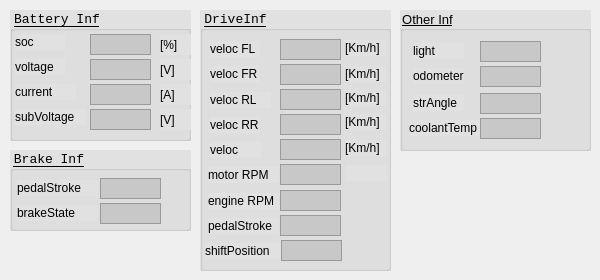
    <widget class="QWidget" name="tab_3">
     <attribute name="title">
      <string>VehicleInf</string>
     </attribute>
     <widget class="QGroupBox" name="groupBox">
      <property name="geometry">
       <rect>
        <x>10</x>
        <y>10</y>
        <width>181</width>
        <height>131</height>
       </rect>
      </property>
      <property name="font">
       <font>
        <family>Monospace</family>
        <pointsize>10</pointsize>
        <underline>true</underline>
       </font>
      </property>
      <property name="styleSheet">
       <string notr="true">background-color: rgb(225, 225, 225);</string>
      </property>
      <property name="title">
       <string>Battery Inf</string>
      </property>
      <widget class="QTextEdit" name="textEdit_viBattSOC">
       <property name="geometry">
        <rect>
         <x>80</x>
         <y>24</y>
         <width>61</width>
         <height>21</height>
        </rect>
       </property>
       <property name="font">
        <font>
         <pointsize>9</pointsize>
        </font>
       </property>
       <property name="styleSheet">
        <string notr="true">background-color: rgb(200, 200, 200);</string>
       </property>
       <property name="verticalScrollBarPolicy">
        <enum>Qt::ScrollBarAlwaysOff</enum>
       </property>
       <property name="readOnly">
        <bool>true</bool>
       </property>
      </widget>
      <widget class="QLabel" name="label">
       <property name="geometry">
        <rect>
         <x>5</x>
         <y>24</y>
         <width>50</width>
         <height>16</height>
        </rect>
       </property>
       <property name="font">
        <font>
         <pointsize>9</pointsize>
        </font>
       </property>
       <property name="text">
        <string>soc</string>
       </property>
      </widget>
      <widget class="QLabel" name="label_2">
       <property name="geometry">
        <rect>
         <x>150</x>
         <y>24</y>
         <width>31</width>
         <height>21</height>
        </rect>
       </property>
       <property name="font">
        <font>
         <pointsize>9</pointsize>
        </font>
       </property>
       <property name="text">
        <string>[%]</string>
       </property>
      </widget>
      <widget class="QLabel" name="label_3">
       <property name="geometry">
        <rect>
         <x>150</x>
         <y>49</y>
         <width>31</width>
         <height>21</height>
        </rect>
       </property>
       <property name="font">
        <font>
         <pointsize>9</pointsize>
        </font>
       </property>
       <property name="text">
        <string>[V]</string>
       </property>
      </widget>
      <widget class="QLabel" name="label_4">
       <property name="geometry">
        <rect>
         <x>5</x>
         <y>49</y>
         <width>50</width>
         <height>16</height>
        </rect>
       </property>
       <property name="font">
        <font>
         <pointsize>9</pointsize>
        </font>
       </property>
       <property name="text">
        <string>voltage</string>
       </property>
      </widget>
      <widget class="QTextEdit" name="textEdit_viBattVolt">
       <property name="geometry">
        <rect>
         <x>80</x>
         <y>49</y>
         <width>61</width>
         <height>21</height>
        </rect>
       </property>
       <property name="font">
        <font>
         <pointsize>9</pointsize>
        </font>
       </property>
       <property name="styleSheet">
        <string notr="true">background-color: rgb(200, 200, 200);</string>
       </property>
       <property name="verticalScrollBarPolicy">
        <enum>Qt::ScrollBarAlwaysOff</enum>
       </property>
       <property name="readOnly">
        <bool>true</bool>
       </property>
      </widget>
      <widget class="QLabel" name="label_5">
       <property name="geometry">
        <rect>
         <x>150</x>
         <y>74</y>
         <width>31</width>
         <height>21</height>
        </rect>
       </property>
       <property name="font">
        <font>
         <pointsize>9</pointsize>
        </font>
       </property>
       <property name="text">
        <string>[A]</string>
       </property>
      </widget>
      <widget class="QTextEdit" name="textEdit_viBattCurrent">
       <property name="geometry">
        <rect>
         <x>80</x>
         <y>74</y>
         <width>61</width>
         <height>21</height>
        </rect>
       </property>
       <property name="font">
        <font>
         <pointsize>9</pointsize>
        </font>
       </property>
       <property name="styleSheet">
        <string notr="true">background-color: rgb(200, 200, 200);</string>
       </property>
       <property name="verticalScrollBarPolicy">
        <enum>Qt::ScrollBarAlwaysOff</enum>
       </property>
       <property name="readOnly">
        <bool>true</bool>
       </property>
      </widget>
      <widget class="QLabel" name="label_6">
       <property name="geometry">
        <rect>
         <x>5</x>
         <y>74</y>
         <width>61</width>
         <height>16</height>
        </rect>
       </property>
       <property name="font">
        <font>
         <pointsize>9</pointsize>
        </font>
       </property>
       <property name="text">
        <string>current</string>
       </property>
      </widget>
      <widget class="QTextEdit" name="textEdit_viBattSubVolt">
       <property name="geometry">
        <rect>
         <x>80</x>
         <y>99</y>
         <width>61</width>
         <height>21</height>
        </rect>
       </property>
       <property name="font">
        <font>
         <pointsize>9</pointsize>
        </font>
       </property>
       <property name="styleSheet">
        <string notr="true">background-color: rgb(200, 200, 200);</string>
       </property>
       <property name="verticalScrollBarPolicy">
        <enum>Qt::ScrollBarAlwaysOff</enum>
       </property>
       <property name="readOnly">
        <bool>true</bool>
       </property>
      </widget>
      <widget class="QLabel" name="label_7">
       <property name="geometry">
        <rect>
         <x>150</x>
         <y>99</y>
         <width>31</width>
         <height>21</height>
        </rect>
       </property>
       <property name="font">
        <font>
         <pointsize>9</pointsize>
        </font>
       </property>
       <property name="text">
        <string>[V]</string>
       </property>
      </widget>
      <widget class="QLabel" name="label_8">
       <property name="geometry">
        <rect>
         <x>5</x>
         <y>99</y>
         <width>71</width>
         <height>16</height>
        </rect>
       </property>
       <property name="font">
        <font>
         <pointsize>9</pointsize>
        </font>
       </property>
       <property name="text">
        <string>subVoltage</string>
       </property>
      </widget>
     </widget>
     <widget class="QGroupBox" name="groupBox_20">
      <property name="geometry">
       <rect>
        <x>200</x>
        <y>10</y>
        <width>191</width>
        <height>261</height>
       </rect>
      </property>
      <property name="font">
       <font>
        <family>Monospace</family>
        <pointsize>10</pointsize>
        <underline>true</underline>
       </font>
      </property>
      <property name="styleSheet">
       <string notr="true">background-color: rgb(225, 225, 225);</string>
      </property>
      <property name="title">
       <string>DriveInf</string>
      </property>
      <widget class="QTextEdit" name="textEdit_viVelocFR">
       <property name="geometry">
        <rect>
         <x>80</x>
         <y>54</y>
         <width>61</width>
         <height>21</height>
        </rect>
       </property>
       <property name="font">
        <font>
         <pointsize>9</pointsize>
        </font>
       </property>
       <property name="styleSheet">
        <string notr="true">background-color: rgb(200, 200, 200);</string>
       </property>
       <property name="verticalScrollBarPolicy">
        <enum>Qt::ScrollBarAlwaysOff</enum>
       </property>
       <property name="readOnly">
        <bool>true</bool>
       </property>
      </widget>
      <widget class="QLabel" name="label_119">
       <property name="geometry">
        <rect>
         <x>10</x>
         <y>56</y>
         <width>50</width>
         <height>16</height>
        </rect>
       </property>
       <property name="font">
        <font>
         <pointsize>9</pointsize>
        </font>
       </property>
       <property name="text">
        <string>veloc FR</string>
       </property>
      </widget>
      <widget class="QTextEdit" name="textEdit_viVelocFL">
       <property name="geometry">
        <rect>
         <x>80</x>
         <y>29</y>
         <width>61</width>
         <height>21</height>
        </rect>
       </property>
       <property name="font">
        <font>
         <pointsize>9</pointsize>
        </font>
       </property>
       <property name="styleSheet">
        <string notr="true">background-color: rgb(200, 200, 200);</string>
       </property>
       <property name="verticalScrollBarPolicy">
        <enum>Qt::ScrollBarAlwaysOff</enum>
       </property>
       <property name="readOnly">
        <bool>true</bool>
       </property>
      </widget>
      <widget class="QLabel" name="label_120">
       <property name="geometry">
        <rect>
         <x>10</x>
         <y>31</y>
         <width>50</width>
         <height>16</height>
        </rect>
       </property>
       <property name="font">
        <font>
         <pointsize>9</pointsize>
        </font>
       </property>
       <property name="text">
        <string>veloc FL</string>
       </property>
      </widget>
      <widget class="QTextEdit" name="textEdit_viVelocRR">
       <property name="geometry">
        <rect>
         <x>80</x>
         <y>104</y>
         <width>61</width>
         <height>21</height>
        </rect>
       </property>
       <property name="font">
        <font>
         <pointsize>9</pointsize>
        </font>
       </property>
       <property name="styleSheet">
        <string notr="true">background-color: rgb(200, 200, 200);</string>
       </property>
       <property name="verticalScrollBarPolicy">
        <enum>Qt::ScrollBarAlwaysOff</enum>
       </property>
       <property name="readOnly">
        <bool>true</bool>
       </property>
      </widget>
      <widget class="QLabel" name="label_121">
       <property name="geometry">
        <rect>
         <x>10</x>
         <y>107</y>
         <width>50</width>
         <height>16</height>
        </rect>
       </property>
       <property name="font">
        <font>
         <pointsize>9</pointsize>
        </font>
       </property>
       <property name="text">
        <string>veloc RR</string>
       </property>
      </widget>
      <widget class="QLabel" name="label_122">
       <property name="geometry">
        <rect>
         <x>10</x>
         <y>82</y>
         <width>61</width>
         <height>16</height>
        </rect>
       </property>
       <property name="font">
        <font>
         <pointsize>9</pointsize>
        </font>
       </property>
       <property name="text">
        <string>veloc RL</string>
       </property>
      </widget>
      <widget class="QTextEdit" name="textEdit_viVelocRL">
       <property name="geometry">
        <rect>
         <x>80</x>
         <y>79</y>
         <width>61</width>
         <height>21</height>
        </rect>
       </property>
       <property name="font">
        <font>
         <pointsize>9</pointsize>
        </font>
       </property>
       <property name="styleSheet">
        <string notr="true">background-color: rgb(200, 200, 200);</string>
       </property>
       <property name="verticalScrollBarPolicy">
        <enum>Qt::ScrollBarAlwaysOff</enum>
       </property>
       <property name="readOnly">
        <bool>true</bool>
       </property>
      </widget>
      <widget class="QLabel" name="label_125">
       <property name="geometry">
        <rect>
         <x>10</x>
         <y>132</y>
         <width>51</width>
         <height>16</height>
        </rect>
       </property>
       <property name="font">
        <font>
         <pointsize>9</pointsize>
        </font>
       </property>
       <property name="text">
        <string>veloc</string>
       </property>
      </widget>
      <widget class="QTextEdit" name="textEdit_viVeloc">
       <property name="geometry">
        <rect>
         <x>80</x>
         <y>129</y>
         <width>61</width>
         <height>21</height>
        </rect>
       </property>
       <property name="font">
        <font>
         <pointsize>9</pointsize>
        </font>
       </property>
       <property name="styleSheet">
        <string notr="true">background-color: rgb(200, 200, 200);</string>
       </property>
       <property name="verticalScrollBarPolicy">
        <enum>Qt::ScrollBarAlwaysOff</enum>
       </property>
       <property name="readOnly">
        <bool>true</bool>
       </property>
      </widget>
      <widget class="QLabel" name="label_49">
       <property name="geometry">
        <rect>
         <x>145</x>
         <y>30</y>
         <width>41</width>
         <height>16</height>
        </rect>
       </property>
       <property name="font">
        <font>
         <pointsize>9</pointsize>
        </font>
       </property>
       <property name="text">
        <string>[Km/h]</string>
       </property>
      </widget>
      <widget class="QLabel" name="label_127">
       <property name="geometry">
        <rect>
         <x>145</x>
         <y>80</y>
         <width>41</width>
         <height>16</height>
        </rect>
       </property>
       <property name="font">
        <font>
         <pointsize>9</pointsize>
        </font>
       </property>
       <property name="text">
        <string>[Km/h]</string>
       </property>
      </widget>
      <widget class="QLabel" name="label_128">
       <property name="geometry">
        <rect>
         <x>145</x>
         <y>130</y>
         <width>41</width>
         <height>16</height>
        </rect>
       </property>
       <property name="font">
        <font>
         <pointsize>9</pointsize>
        </font>
       </property>
       <property name="text">
        <string>[Km/h]</string>
       </property>
      </widget>
      <widget class="QLabel" name="label_129">
       <property name="geometry">
        <rect>
         <x>145</x>
         <y>56</y>
         <width>41</width>
         <height>16</height>
        </rect>
       </property>
       <property name="font">
        <font>
         <pointsize>9</pointsize>
        </font>
       </property>
       <property name="text">
        <string>[Km/h]</string>
       </property>
      </widget>
      <widget class="QLabel" name="label_130">
       <property name="geometry">
        <rect>
         <x>145</x>
         <y>104</y>
         <width>41</width>
         <height>16</height>
        </rect>
       </property>
       <property name="font">
        <font>
         <pointsize>9</pointsize>
        </font>
       </property>
       <property name="text">
        <string>[Km/h]</string>
       </property>
      </widget>
      <widget class="QLabel" name="label_131">
       <property name="geometry">
        <rect>
         <x>146</x>
         <y>155</y>
         <width>41</width>
         <height>16</height>
        </rect>
       </property>
       <property name="font">
        <font>
         <pointsize>9</pointsize>
        </font>
       </property>
       <property name="text">
        <string/>
       </property>
      </widget>
      <widget class="QLabel" name="label_132">
       <property name="geometry">
        <rect>
         <x>8</x>
         <y>157</y>
         <width>71</width>
         <height>16</height>
        </rect>
       </property>
       <property name="font">
        <font>
         <pointsize>9</pointsize>
        </font>
       </property>
       <property name="text">
        <string>motor RPM</string>
       </property>
      </widget>
      <widget class="QTextEdit" name="textEdit_viMotorRPM">
       <property name="geometry">
        <rect>
         <x>80</x>
         <y>154</y>
         <width>61</width>
         <height>21</height>
        </rect>
       </property>
       <property name="font">
        <font>
         <pointsize>9</pointsize>
        </font>
       </property>
       <property name="styleSheet">
        <string notr="true">background-color: rgb(200, 200, 200);</string>
       </property>
       <property name="verticalScrollBarPolicy">
        <enum>Qt::ScrollBarAlwaysOff</enum>
       </property>
       <property name="readOnly">
        <bool>true</bool>
       </property>
      </widget>
      <widget class="QLabel" name="label_133">
       <property name="geometry">
        <rect>
         <x>8</x>
         <y>183</y>
         <width>71</width>
         <height>16</height>
        </rect>
       </property>
       <property name="font">
        <font>
         <pointsize>9</pointsize>
        </font>
       </property>
       <property name="text">
        <string>engine RPM</string>
       </property>
      </widget>
      <widget class="QTextEdit" name="textEdit_viEngineRPM">
       <property name="geometry">
        <rect>
         <x>80</x>
         <y>180</y>
         <width>61</width>
         <height>21</height>
        </rect>
       </property>
       <property name="font">
        <font>
         <pointsize>9</pointsize>
        </font>
       </property>
       <property name="styleSheet">
        <string notr="true">background-color: rgb(200, 200, 200);</string>
       </property>
       <property name="verticalScrollBarPolicy">
        <enum>Qt::ScrollBarAlwaysOff</enum>
       </property>
       <property name="readOnly">
        <bool>true</bool>
       </property>
      </widget>
      <widget class="QLabel" name="label_134">
       <property name="geometry">
        <rect>
         <x>8</x>
         <y>208</y>
         <width>71</width>
         <height>16</height>
        </rect>
       </property>
       <property name="font">
        <font>
         <pointsize>9</pointsize>
        </font>
       </property>
       <property name="text">
        <string>pedalStroke</string>
       </property>
      </widget>
      <widget class="QTextEdit" name="textEdit_viDrvStroke">
       <property name="geometry">
        <rect>
         <x>80</x>
         <y>205</y>
         <width>61</width>
         <height>21</height>
        </rect>
       </property>
       <property name="font">
        <font>
         <pointsize>9</pointsize>
        </font>
       </property>
       <property name="styleSheet">
        <string notr="true">background-color: rgb(200, 200, 200);</string>
       </property>
       <property name="verticalScrollBarPolicy">
        <enum>Qt::ScrollBarAlwaysOff</enum>
       </property>
       <property name="readOnly">
        <bool>true</bool>
       </property>
      </widget>
      <widget class="QTextEdit" name="textEdit_viShiftPos">
       <property name="geometry">
        <rect>
         <x>81</x>
         <y>230</y>
         <width>61</width>
         <height>21</height>
        </rect>
       </property>
       <property name="font">
        <font>
         <pointsize>9</pointsize>
        </font>
       </property>
       <property name="styleSheet">
        <string notr="true">background-color: rgb(200, 200, 200);</string>
       </property>
       <property name="verticalScrollBarPolicy">
        <enum>Qt::ScrollBarAlwaysOff</enum>
       </property>
       <property name="readOnly">
        <bool>true</bool>
       </property>
      </widget>
      <widget class="QLabel" name="label_136">
       <property name="geometry">
        <rect>
         <x>5</x>
         <y>233</y>
         <width>81</width>
         <height>16</height>
        </rect>
       </property>
       <property name="font">
        <font>
         <pointsize>9</pointsize>
        </font>
       </property>
       <property name="text">
        <string>shiftPosition</string>
       </property>
      </widget>
      <zorder>textEdit_viVelocFR</zorder>
      <zorder>label_119</zorder>
      <zorder>textEdit_viVelocFL</zorder>
      <zorder>label_120</zorder>
      <zorder>textEdit_viVelocRR</zorder>
      <zorder>label_121</zorder>
      <zorder>label_122</zorder>
      <zorder>textEdit_viVelocRL</zorder>
      <zorder>label_125</zorder>
      <zorder>textEdit_viVeloc</zorder>
      <zorder>label_49</zorder>
      <zorder>label_127</zorder>
      <zorder>label_128</zorder>
      <zorder>label_129</zorder>
      <zorder>label_130</zorder>
      <zorder>label_131</zorder>
      <zorder>label_132</zorder>
      <zorder>textEdit_viMotorRPM</zorder>
      <zorder>label_133</zorder>
      <zorder>textEdit_viEngineRPM</zorder>
      <zorder>label_134</zorder>
      <zorder>textEdit_viDrvStroke</zorder>
      <zorder>label_136</zorder>
      <zorder>textEdit_viShiftPos</zorder>
     </widget>
     <widget class="QGroupBox" name="groupBox_3">
      <property name="geometry">
       <rect>
        <x>400</x>
        <y>10</y>
        <width>191</width>
        <height>141</height>
       </rect>
      </property>
      <property name="font">
       <font>
        <pointsize>10</pointsize>
        <underline>true</underline>
       </font>
      </property>
      <property name="styleSheet">
       <string notr="true">background-color: rgb(225, 225, 225);</string>
      </property>
      <property name="title">
       <string>Other Inf</string>
      </property>
      <widget class="QLabel" name="label_26">
       <property name="geometry">
        <rect>
         <x>13</x>
         <y>33</y>
         <width>51</width>
         <height>16</height>
        </rect>
       </property>
       <property name="font">
        <font>
         <pointsize>9</pointsize>
        </font>
       </property>
       <property name="text">
        <string>light</string>
       </property>
      </widget>
      <widget class="QTextEdit" name="textEdit_viLight">
       <property name="geometry">
        <rect>
         <x>80</x>
         <y>31</y>
         <width>61</width>
         <height>21</height>
        </rect>
       </property>
       <property name="font">
        <font>
         <pointsize>9</pointsize>
        </font>
       </property>
       <property name="styleSheet">
        <string notr="true">background-color: rgb(200, 200, 200);</string>
       </property>
       <property name="verticalScrollBarPolicy">
        <enum>Qt::ScrollBarAlwaysOff</enum>
       </property>
       <property name="readOnly">
        <bool>true</bool>
       </property>
      </widget>
      <widget class="QLabel" name="label_33">
       <property name="geometry">
        <rect>
         <x>13</x>
         <y>58</y>
         <width>51</width>
         <height>16</height>
        </rect>
       </property>
       <property name="font">
        <font>
         <pointsize>9</pointsize>
        </font>
       </property>
       <property name="text">
        <string>odometer</string>
       </property>
      </widget>
      <widget class="QTextEdit" name="textEdit_viOdometer">
       <property name="geometry">
        <rect>
         <x>80</x>
         <y>56</y>
         <width>61</width>
         <height>21</height>
        </rect>
       </property>
       <property name="font">
        <font>
         <pointsize>9</pointsize>
        </font>
       </property>
       <property name="styleSheet">
        <string notr="true">background-color: rgb(200, 200, 200);</string>
       </property>
       <property name="verticalScrollBarPolicy">
        <enum>Qt::ScrollBarAlwaysOff</enum>
       </property>
       <property name="readOnly">
        <bool>true</bool>
       </property>
      </widget>
      <widget class="QLabel" name="label_41">
       <property name="geometry">
        <rect>
         <x>13</x>
         <y>85</y>
         <width>51</width>
         <height>16</height>
        </rect>
       </property>
       <property name="font">
        <font>
         <pointsize>9</pointsize>
        </font>
       </property>
       <property name="text">
        <string>strAngle</string>
       </property>
      </widget>
      <widget class="QTextEdit" name="textEdit_viStrAngle">
       <property name="geometry">
        <rect>
         <x>80</x>
         <y>83</y>
         <width>61</width>
         <height>21</height>
        </rect>
       </property>
       <property name="font">
        <font>
         <pointsize>9</pointsize>
        </font>
       </property>
       <property name="styleSheet">
        <string notr="true">background-color: rgb(200, 200, 200);</string>
       </property>
       <property name="verticalScrollBarPolicy">
        <enum>Qt::ScrollBarAlwaysOff</enum>
       </property>
       <property name="readOnly">
        <bool>true</bool>
       </property>
      </widget>
      <widget class="QTextEdit" name="textEdit_viCoolantTemp">
       <property name="geometry">
        <rect>
         <x>80</x>
         <y>108</y>
         <width>61</width>
         <height>21</height>
        </rect>
       </property>
       <property name="font">
        <font>
         <pointsize>9</pointsize>
        </font>
       </property>
       <property name="styleSheet">
        <string notr="true">background-color: rgb(200, 200, 200);</string>
       </property>
       <property name="verticalScrollBarPolicy">
        <enum>Qt::ScrollBarAlwaysOff</enum>
       </property>
       <property name="readOnly">
        <bool>true</bool>
       </property>
      </widget>
      <widget class="QLabel" name="label_135">
       <property name="geometry">
        <rect>
         <x>9</x>
         <y>110</y>
         <width>71</width>
         <height>16</height>
        </rect>
       </property>
       <property name="font">
        <font>
         <pointsize>9</pointsize>
        </font>
       </property>
       <property name="text">
        <string>coolantTemp</string>
       </property>
      </widget>
     </widget>
     <widget class="QGroupBox" name="groupBox_12">
      <property name="geometry">
       <rect>
        <x>10</x>
        <y>150</y>
        <width>181</width>
        <height>81</height>
       </rect>
      </property>
      <property name="font">
       <font>
        <family>Monospace</family>
        <pointsize>10</pointsize>
        <underline>true</underline>
       </font>
      </property>
      <property name="styleSheet">
       <string notr="true">background-color: rgb(225, 225, 225);</string>
      </property>
      <property name="title">
       <string>Brake Inf</string>
      </property>
      <widget class="QTextEdit" name="textEdit_viBrkStroke">
       <property name="geometry">
        <rect>
         <x>90</x>
         <y>28</y>
         <width>61</width>
         <height>21</height>
        </rect>
       </property>
       <property name="font">
        <font>
         <pointsize>9</pointsize>
        </font>
       </property>
       <property name="styleSheet">
        <string notr="true">background-color: rgb(200, 200, 200);</string>
       </property>
       <property name="verticalScrollBarPolicy">
        <enum>Qt::ScrollBarAlwaysOff</enum>
       </property>
       <property name="readOnly">
        <bool>true</bool>
       </property>
      </widget>
      <widget class="QLabel" name="label_48">
       <property name="geometry">
        <rect>
         <x>7</x>
         <y>30</y>
         <width>81</width>
         <height>16</height>
        </rect>
       </property>
       <property name="font">
        <font>
         <pointsize>9</pointsize>
        </font>
       </property>
       <property name="text">
        <string>pedalStroke</string>
       </property>
      </widget>
      <widget class="QLabel" name="label_50">
       <property name="geometry">
        <rect>
         <x>7</x>
         <y>55</y>
         <width>81</width>
         <height>16</height>
        </rect>
       </property>
       <property name="font">
        <font>
         <pointsize>9</pointsize>
        </font>
       </property>
       <property name="text">
        <string>brakeState</string>
       </property>
      </widget>
      <widget class="QTextEdit" name="textEdit_viBrkState">
       <property name="geometry">
        <rect>
         <x>90</x>
         <y>53</y>
         <width>61</width>
         <height>21</height>
        </rect>
       </property>
       <property name="font">
        <font>
         <pointsize>9</pointsize>
        </font>
       </property>
       <property name="styleSheet">
        <string notr="true">background-color: rgb(200, 200, 200);</string>
       </property>
       <property name="verticalScrollBarPolicy">
        <enum>Qt::ScrollBarAlwaysOff</enum>
       </property>
       <property name="readOnly">
        <bool>true</bool>
       </property>
      </widget>
     </widget>
    </widget>
